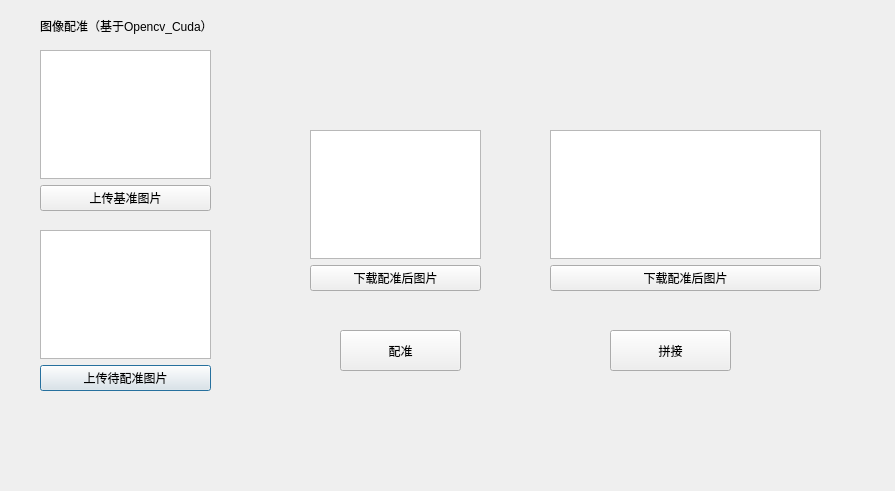
<?xml version="1.0" encoding="UTF-8"?>
<ui version="4.0">
 <class>Dialog</class>
 <widget class="QDialog" name="Dialog">
  <property name="geometry">
   <rect>
    <x>0</x>
    <y>0</y>
    <width>895</width>
    <height>491</height>
   </rect>
  </property>
  <property name="windowTitle">
   <string>Dialog</string>
  </property>
  <widget class="QLabel" name="label_title">
   <property name="geometry">
    <rect>
     <x>40</x>
     <y>10</y>
     <width>201</width>
     <height>31</height>
    </rect>
   </property>
   <property name="text">
    <string>图像配准（基于Opencv_Cuda）</string>
   </property>
  </widget>
  <widget class="QWidget" name="verticalLayoutWidget">
   <property name="geometry">
    <rect>
     <x>40</x>
     <y>230</y>
     <width>171</width>
     <height>161</height>
    </rect>
   </property>
   <layout class="QVBoxLayout" name="alignImgLayout">
    <item>
     <widget class="QGraphicsView" name="alignImgView"/>
    </item>
    <item>
     <widget class="QPushButton" name="buttonUploadAlignImg">
      <property name="text">
       <string>上传待配准图片</string>
      </property>
     </widget>
    </item>
   </layout>
  </widget>
  <widget class="QWidget" name="verticalLayoutWidget_2">
   <property name="geometry">
    <rect>
     <x>40</x>
     <y>50</y>
     <width>171</width>
     <height>161</height>
    </rect>
   </property>
   <layout class="QVBoxLayout" name="refImgLayout">
    <item>
     <widget class="QGraphicsView" name="refImgView"/>
    </item>
    <item>
     <widget class="QPushButton" name="buttonUploadRefImg">
      <property name="text">
       <string>上传基准图片</string>
      </property>
     </widget>
    </item>
   </layout>
  </widget>
  <widget class="QPushButton" name="buttonAlign">
   <property name="geometry">
    <rect>
     <x>340</x>
     <y>330</y>
     <width>121</width>
     <height>41</height>
    </rect>
   </property>
   <property name="text">
    <string>配准</string>
   </property>
  </widget>
  <widget class="QWidget" name="verticalLayoutWidget_4">
   <property name="geometry">
    <rect>
     <x>310</x>
     <y>130</y>
     <width>171</width>
     <height>161</height>
    </rect>
   </property>
   <layout class="QVBoxLayout" name="alignedImgLayout">
    <item>
     <widget class="QGraphicsView" name="alignedImgView"/>
    </item>
    <item>
     <widget class="QPushButton" name="buttonDownloadAlignedImg">
      <property name="text">
       <string>下载配准后图片</string>
      </property>
     </widget>
    </item>
   </layout>
  </widget>
  <widget class="QWidget" name="verticalLayoutWidget_5">
   <property name="geometry">
    <rect>
     <x>550</x>
     <y>130</y>
     <width>271</width>
     <height>161</height>
    </rect>
   </property>
   <layout class="QVBoxLayout" name="stitchedImgLayout">
    <item>
     <widget class="QGraphicsView" name="stitchedImgView"/>
    </item>
    <item>
     <widget class="QPushButton" name="buttonDownloadStitchedImg">
      <property name="text">
       <string>下载配准后图片</string>
      </property>
     </widget>
    </item>
   </layout>
  </widget>
  <widget class="QPushButton" name="buttonStitch">
   <property name="geometry">
    <rect>
     <x>610</x>
     <y>330</y>
     <width>121</width>
     <height>41</height>
    </rect>
   </property>
   <property name="text">
    <string>拼接</string>
   </property>
  </widget>
 </widget>
 <resources/>
 <connections/>
</ui>
